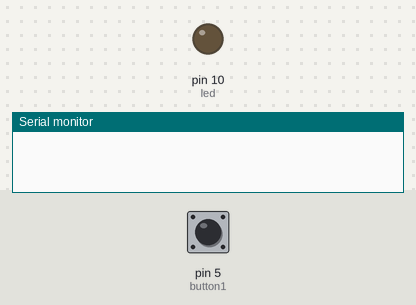
The sketch below on a simulated Arduino Uno, built with avr-gcc and run on an emulated ATmega328P. On the bench: output pins drawn as LEDs (lit = HIGH), the last lines printed to the serial monitor. The test bench sets the inputs (shaded band); at power-on: pin 5 (button1) HIGH.

Above: at 1.2 s.
1.3 s: pin 5 (button1) pulled LOW for 0.15 s
At 3.2 s:
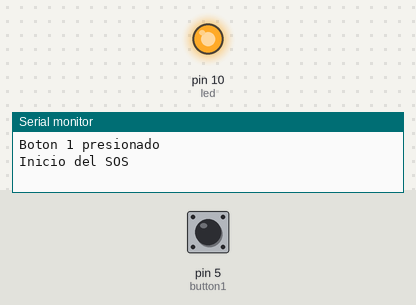
Timing chart, 0 to 8.3 s (numbered marks = the images above; inputs shaded):
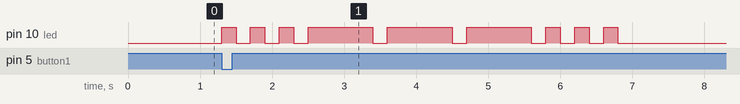

Measured:
- after the input at 1.3 s, pin 10 (led): LOW → HIGH at once, → LOW 0.20 s later, → HIGH 0.20 s later, → LOW 0.20 s later, … (18 changes in this stretch)

The sketch:

SOS.ino
```cpp
int button1 = 5;
int led = 10;

int shortDelay = 200;
int longDelay = 900;


void setup() {
  pinMode(button1, INPUT_PULLUP);
  pinMode(led, OUTPUT);
  Serial.begin(9600);
}

void loop() {
  //read button input
  int buttonState1 = digitalRead(button1);

  //check the state of the button 1 - SOS
  if (buttonState1 == LOW) {
    Serial.println("Boton 1 presionado");
    Serial.println("Inicio del SOS");
    // Morse for letter S
    for (int i = 0; i < 3; i++) {
      digitalWrite(led, HIGH);
      delay(shortDelay);
      digitalWrite(led, LOW);
      delay(shortDelay);
    }

    // Morse for letter O
    for (int i = 0; i < 3; i++) {
      digitalWrite(led, HIGH);
      delay(longDelay);
      digitalWrite(led, LOW);
      delay(shortDelay);
    }

    // Morse fir letter S
    for (int i = 0; i < 3; i++) {
      digitalWrite(led, HIGH);
      delay(shortDelay);
      digitalWrite(led, LOW);
      delay(shortDelay);
    }
    Serial.println("Final del SOS");
    delay(2000);
  }
}
```
